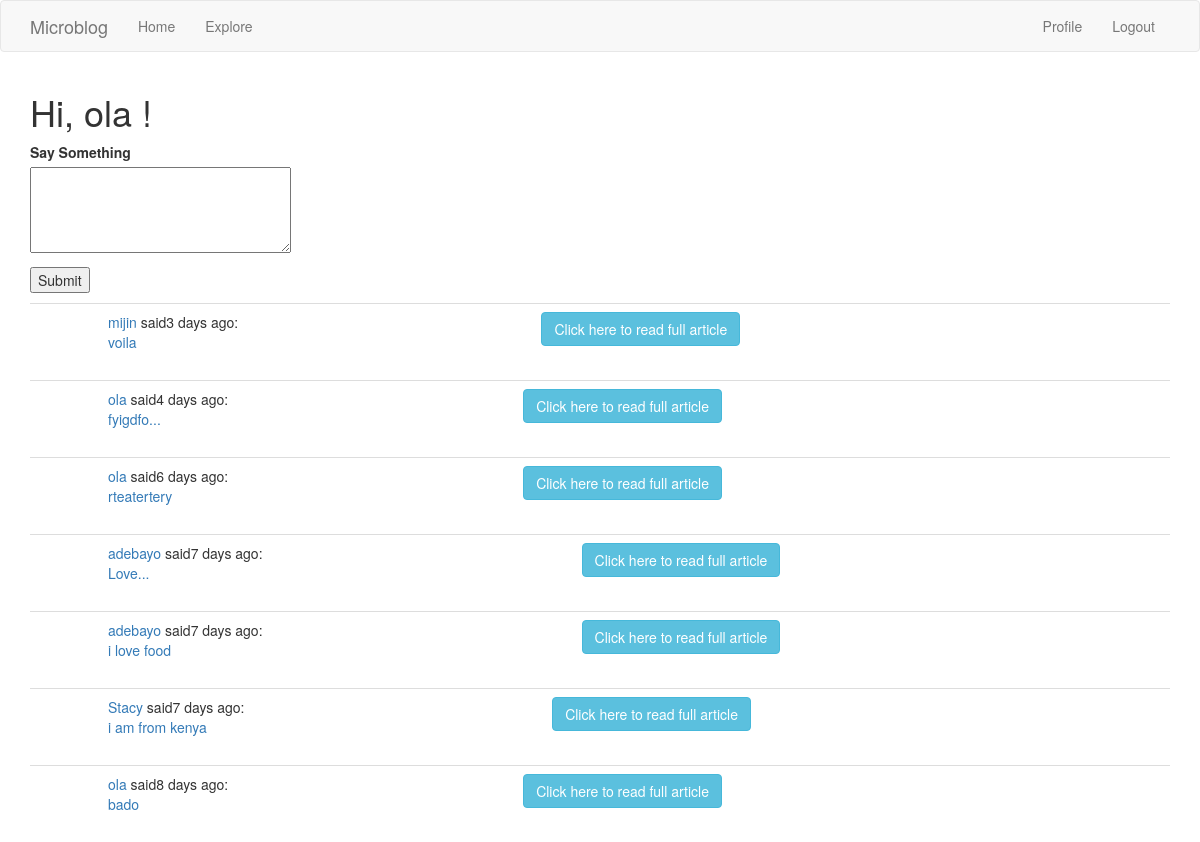
The page /index (signed in) on the database as committed earlier.
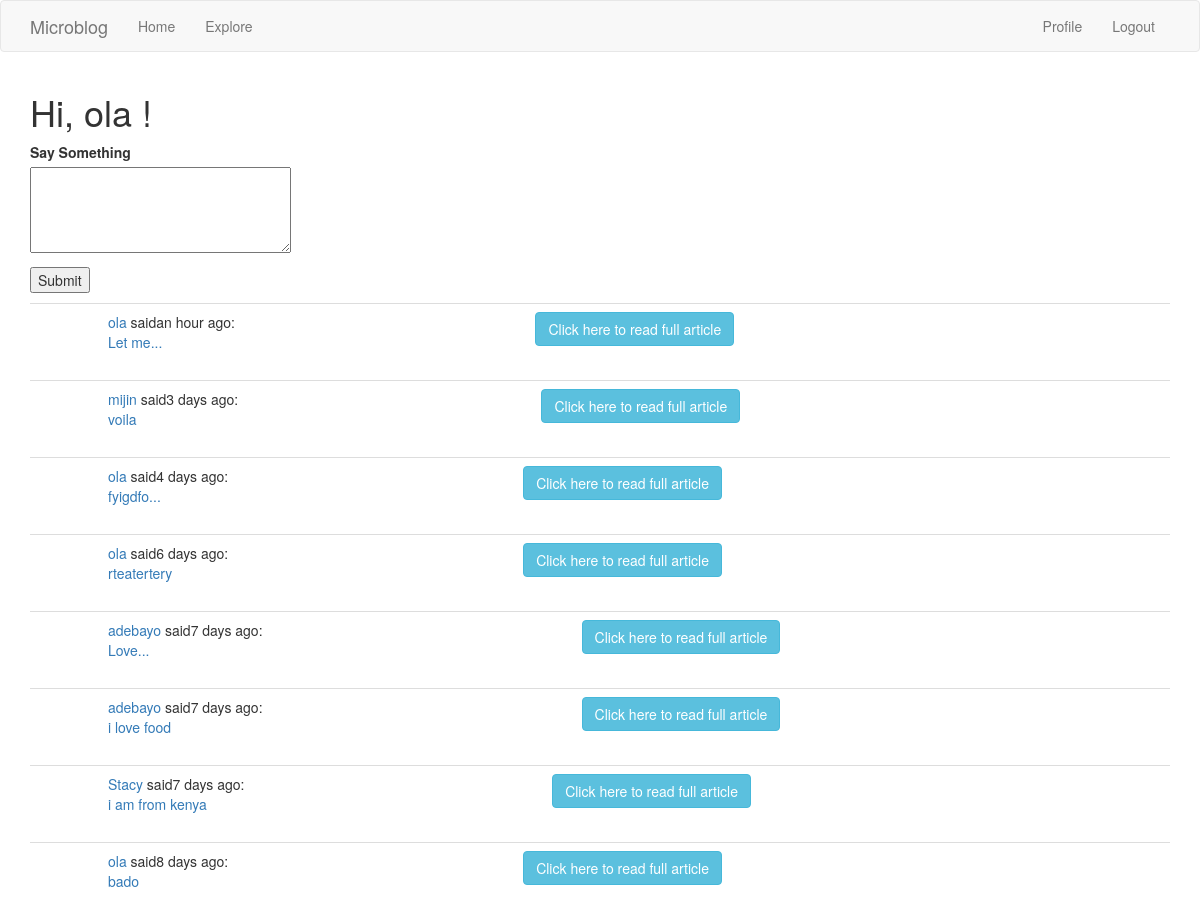
The same page on the database as committed later.
### app/models.py (models this page shows, shortened)
class Post(db.Model):
    id = db.Column(db.Integer,primary_key=True)
    body = db.Column(db.String(140))
    timestamp = db.Column(db.DateTime, index= True, default =datetime.utcnow)
    user_id = db.Column(db.Integer,db.ForeignKey('user.id'))

class User(UserMixin, db.Model):
    id = db.Column(db.Integer, primary_key = True)
    username = db.Column(db.String(64), index =True, unique=True)
    email = db.Column(db.String(120), index=True,unique = True)
    password_hash = db.Column(db.String(128))
    posts = db.relationship('Post', backref ='author',lazy = 'dynamic')
    about_me = db.Column(db.String(140))
    last_seen = db.Column(db.DateTime, default = datetime.utcnow)

### app/main/routes.py (the view)
@bp.route('/',methods=['GET', 'POST'])
@bp.route('/index',methods=['GET', 'POST'])
@login_required
def index():
    form = PostForm()
    if form.validate_on_submit():
        post = Post(body=form.post.data, author=current_user)
        db.session.add(post)
        db.session.commit()
        flash('Your post is now live!')
        return redirect(url_for('main.index'))
    page = request.args.get('page',1,type=int)
    posts = Post.query.order_by(Post.timestamp.desc()).paginate(
        page, current_app.config['POSTS_PER_PAGE'], False)
    next_url = url_for('main.index', page=posts.next_num) \
        if posts.has_next else None
    prev_url = url_for('main.index', page=posts.prev_num) \
         if posts.has_prev else None
    return render_template('index.html', title ='Home',posts=posts.items,
        form = form,next_url=next_url,prev_url=prev_url)

### app/main/forms.py
class PostForm(FlaskForm):
    post = TextAreaField('Say Something',validators =[DataRequired(),Length(min=1,max=140)])
    submit = SubmitField('Submit')

### app/main/routes.py (called while the page is built)
@bp.before_request
def before_request():
    if current_user.is_authenticated:
        current_user.last_seen = datetime.utcnow()
        db.session.commit()

### app/models.py (called while the page is built)
@login.user_loader
def load_user(id):
    return User.query.get(int(id))

### app/templates/index.html (shortened to what this page needs)
{% extends "base.html"%}
{% import 'bootstrap/wtf.html' as wtf %}
  {% block app_content %}
    <h1> Hi, {{ current_user.username}} !</h1>
    {% if form%}
      <form action="" method="post">
        <p>
              {{ form.post.label }}<br>
              {{ form.post(cols=32, rows=4) }}<br>
          </p>
          <p>{{ form.submit() }}</p>
      </form>
    {% endif %}
    {% for post in posts %}
      {% include '_post.html'%}
    {% endfor %}
  {% endblock %}

### app/templates/_post.html (shortened to what this page needs)
<table class="table table-hover">
       <tr>
           <td width="70px">
           </td>
           <td>
               <a href="{{ url_for('main.user', username=post.author.username) }}">
                   {{ post.author.username }}
               </a>
               said{{ moment(post.timestamp).fromNow() }}:
               <br>
               <a href="{{url_for('main.fullpost',id=post.id)}}">{{ post.body |truncate (10)}}</a>
           </td>
           <td>
              <a href="{{url_for('main.fullpost',id=post.id)}}"><button class="btn btn-info">Click here to read full article</button></a>
           </td>
       </tr>
   </table>

Rows that differ between the two databases and show on the page:
added Post: author.username "ola", timestamp "an hour ago", body "Let me..."
